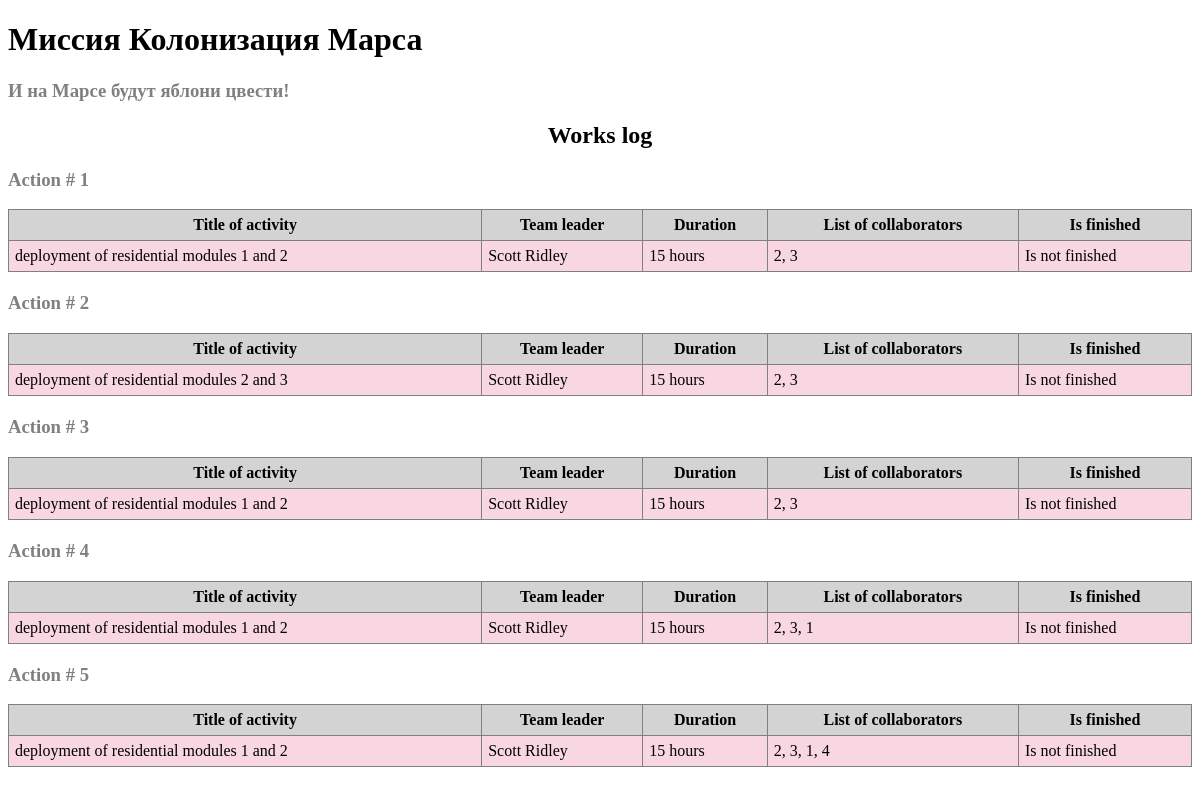
Before: / with the older database file.
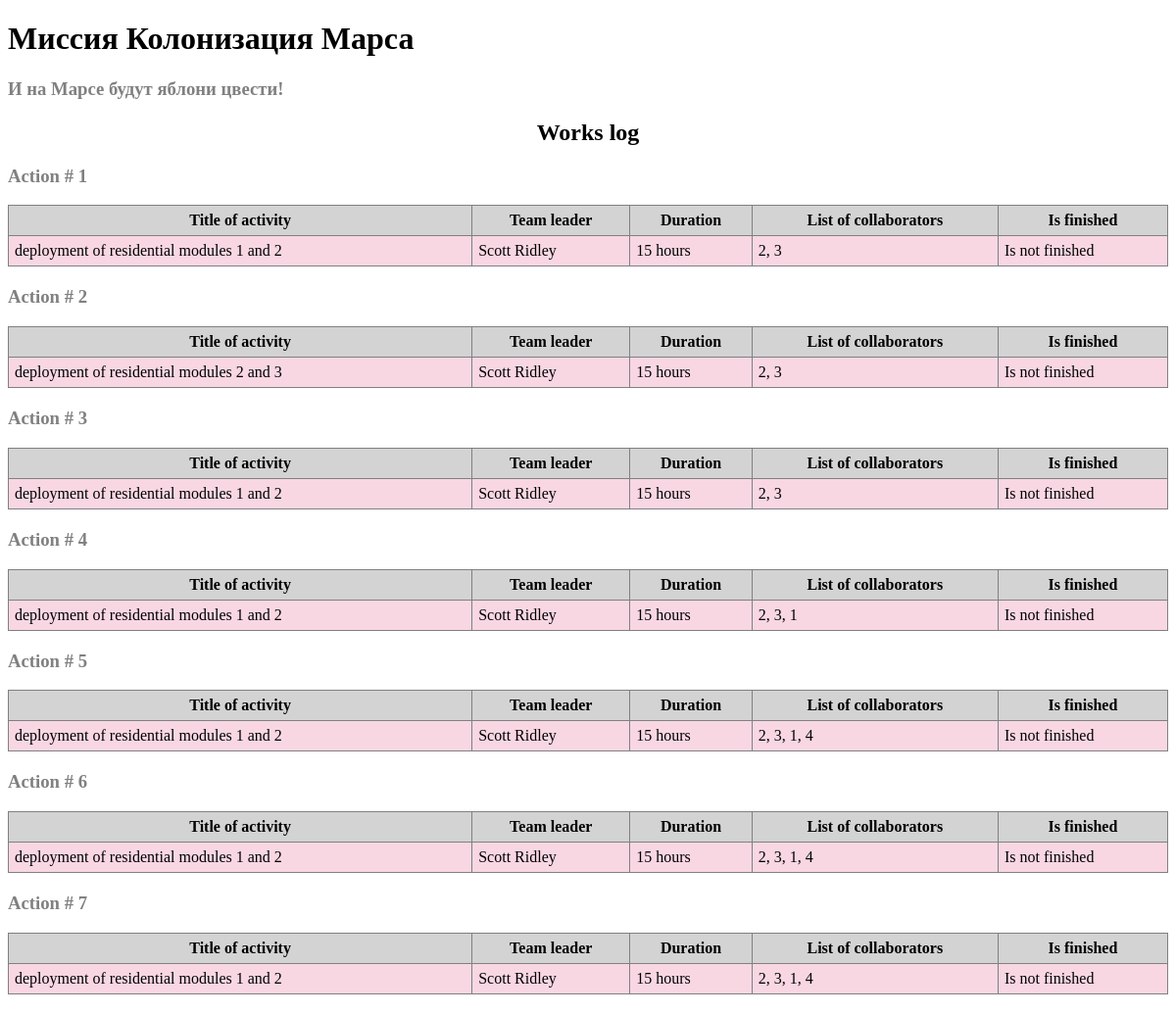
After: the same page with the newer database file.
### data/job.py (models this page shows)
class Jobs(SqlAlchemyBase, SerializerMixin):
    __tablename__ = 'jobs'
    id = C(Int, primary_key=True, autoincrement=True)
    job = C(Str, nullable=True)
    work_size = C(Int, nullable=True, default=0)
    collaborators = C(Str, nullable=True)
    team_leader = C(Int, sqlalchemy.ForeignKey("users.id"))
    start_date = C(sqlalchemy.DateTime, default=datetime.datetime.now)
    end_date = C(sqlalchemy.DateTime, default=datetime.datetime.now)
    is_finished = C(sqlalchemy.Boolean, default=False)
    user = orm.relationship('User', foreign_keys=[team_leader])

### data/user.py (models this page shows)
class User(SqlAlchemyBase, SerializerMixin):
    __tablename__ = 'users'
    id = C(Int, primary_key=True, autoincrement=True)
    surname = C(Str, nullable=True)
    name = C(Str, nullable=True)
    age = C(Int, nullable=True)
    position = C(Str, nullable=True)
    speciality = C(Str, nullable=True)
    address = C(Str, nullable=True)
    email = C(Str, nullable=True, unique=True)
    hashed_password = C(Str, nullable=True)
    modified_date = C(sqlalchemy.DateTime, default=datetime.datetime.now)

### main.py (the view)
@app.route('/')
def works_log():
    with create_session() as s:
        jobs = s.query(Jobs).all()
        return render_template('works_log.html', title='Works Log', jobs=jobs)

### data/db_session.py (called while the page is built)
def create_session() -> Session:
    global __factory
    return __factory()

### templates/works_log.html
{% extends "index.html" %}
{% block content %}
<h2 style="text-align: center;">Works log</h2>
{% for job in jobs %}
<h3>Action # {{ job.id }}</h3>
<table border="1" cellpadding="6" cellspacing="0"
       style="border-collapse: collapse; width: 100%; margin-bottom: 20px;">
    <thead>
        <tr style="background-color: #d3d3d3;">
            <th>Title of activity</th>
            <th>Team leader</th>
            <th>Duration</th>
            <th>List of collaborators</th>
            <th>Is finished</th>
        </tr>
    </thead>
    <tbody>
        <tr style="background-color: #f8d7e3;">
            <td>{{ job.job }}</td>
            <td>
                {% if job.user %}
                    {{ job.user.surname }} {{ job.user.name }}
                {% else %}
                    —
                {% endif %}
            </td>
            <td>{{ job.work_size }} hours</td>
            <td>{{ job.collaborators }}</td>
            <td>{{ "Is finished" if job.is_finished else "Is not finished" }}</td>
        </tr>
    </tbody>
</table>
{% endfor %}
{% endblock %}

### templates/index.html (shortened to what this page needs)
<!DOCTYPE html>
<html lang='en'>
<head>
    <link rel="stylesheet" href="{{url_for('static', filename='css/style.css')}}">
    </head>
    <body>
        <h1>Миссия Колонизация Марса</h1>
        <h3>И на Марсе будут яблони цвести!</h4>
        <main role='main' class='container'>
            {% block content %}{% endblock %}
        </main>
    </body>
</html>

### static/css/style.css (style rules this page uses)
h3 { color: gray; }

Changed rows visible on the page:
added Jobs: id "6", job "deployment of residential modules 1 and 2", user.surname "Scott", user.name "Ridley", work_size "15", collaborators "2, 3, 1, 4", is_finished "Is not finished"
added Jobs: id "7", job "deployment of residential modules 1 and 2", user.surname "Scott", user.name "Ridley", work_size "15", collaborators "2, 3, 1, 4", is_finished "Is not finished"
